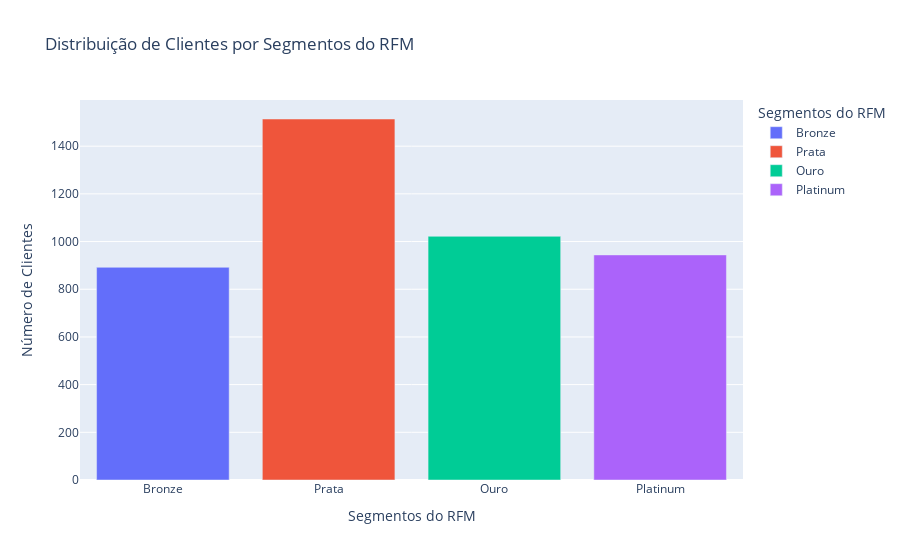

The notebook cell this image was saved under:
### Code cell
# Criar o DataFrame com a contagem
segment_counts = rfm["Segmento RFM"].value_counts().reset_index()
segment_counts.columns = ["RFM_Segment", "Count"]

# Definir ordem hierárquica dos segmentos
ordem_segmentos = ["Bronze", "Prata", "Ouro", "Platinum"]

segment_counts["RFM_Segment"] = pd.Categorical(
    segment_counts["RFM_Segment"],
    categories=ordem_segmentos,
    ordered=True
)

# Ordenar respeitando a hierarquia definida
segment_counts = segment_counts.sort_values("RFM_Segment")

# Gráfico do RFM Segment
fig = px.bar(segment_counts,
             x="RFM_Segment",
             y="Count",
             title="Distribuição de Clientes por Segmentos do RFM",
             labels={"RFM_Segment": "Segmentos do RFM", "Count": "Número de Clientes"},
             color="RFM_Segment",
             color_discrete_sequence=px.colors.qualitative.Plotly)
fig.show()

### Figure 1 — Plotly figure (JSON) as saved in the notebook; plotly's stock layout.template omitted (floating-point values rounded to 4 significant figures)
{"data": [{"hovertemplate": "Segmentos do RFM=%{x}<br>Número de Clientes=%{y}<extra></extra>", "legendgroup": "Bronze", "marker": {"color": "#636EFA", "pattern": {"shape": ""}}, "name": "Bronze", "orientation": "v", "showlegend": true, "textposition": "auto", "type": "bar", "x": ["Bronze"], "xaxis": "x", "y": [892], "yaxis": "y"}, {"hovertemplate": "Segmentos do RFM=%{x}<br>Número de Clientes=%{y}<extra></extra>", "legendgroup": "Prata", "marker": {"color": "#EF553B", "pattern": {"shape": ""}}, "name": "Prata", "orientation": "v", "showlegend": true, "textposition": "auto", "type": "bar", "x": ["Prata"], "xaxis": "x", "y": [1514], "yaxis": "y"}, {"hovertemplate": "Segmentos do RFM=%{x}<br>Número de Clientes=%{y}<extra></extra>", "legendgroup": "Ouro", "marker": {"color": "#00CC96", "pattern": {"shape": ""}}, "name": "Ouro", "orientation": "v", "showlegend": true, "textposition": "auto", "type": "bar", "x": ["Ouro"], "xaxis": "x", "y": [1022], "yaxis": "y"}, {"hovertemplate": "Segmentos do RFM=%{x}<br>Número de Clientes=%{y}<extra></extra>", "legendgroup": "Platinum", "marker": {"color": "#AB63FA", "pattern": {"shape": ""}}, "name": "Platinum", "orientation": "v", "showlegend": true, "textposition": "auto", "type": "bar", "x": ["Platinum"], "xaxis": "x", "y": [944], "yaxis": "y"}], "layout": {"barmode": "relative", "legend": {"title": {"text": "Segmentos do RFM"}, "tracegroupgap": 0}, "title": {"text": "Distribuição de Clientes por Segmentos do RFM"}, "xaxis": {"anchor": "y", "categoryarray": ["Bronze", "Prata", "Ouro", "Platinum"], "categoryorder": "array", "domain": [0, 1], "title": {"text": "Segmentos do RFM"}}, "yaxis": {"anchor": "x", "domain": [0, 1], "title": {"text": "Número de Clientes"}}}}
